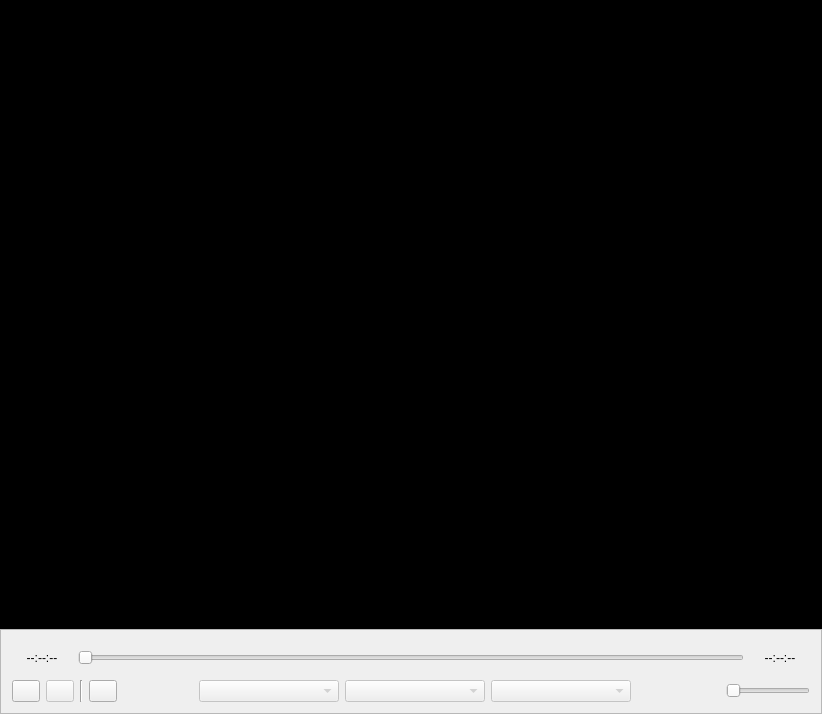
<?xml version="1.0" encoding="UTF-8"?>
<ui version="4.0">
 <class>MediaPlayerClass</class>
 <widget class="QMainWindow" name="MediaPlayerClass">
  <property name="geometry">
   <rect>
    <x>0</x>
    <y>0</y>
    <width>822</width>
    <height>714</height>
   </rect>
  </property>
  <property name="acceptDrops">
   <bool>true</bool>
  </property>
  <property name="windowTitle">
   <string>Secure Media Player</string>
  </property>
  <widget class="QWidget" name="centralWidget">
   <layout class="QVBoxLayout" name="verticalLayout_3">
    <property name="spacing">
     <number>0</number>
    </property>
    <property name="leftMargin">
     <number>0</number>
    </property>
    <property name="topMargin">
     <number>0</number>
    </property>
    <property name="rightMargin">
     <number>0</number>
    </property>
    <property name="bottomMargin">
     <number>0</number>
    </property>
    <item>
     <widget class="QFrame" name="frame_video">
      <property name="mouseTracking">
       <bool>false</bool>
      </property>
      <property name="styleSheet">
       <string notr="true">background-color: rgb(0, 0, 0);</string>
      </property>
      <property name="frameShape">
       <enum>QFrame::StyledPanel</enum>
      </property>
      <property name="frameShadow">
       <enum>QFrame::Raised</enum>
      </property>
     </widget>
    </item>
    <item>
     <widget class="QFrame" name="frame_controls">
      <property name="sizePolicy">
       <sizepolicy hsizetype="Preferred" vsizetype="Fixed">
        <horstretch>0</horstretch>
        <verstretch>0</verstretch>
       </sizepolicy>
      </property>
      <property name="maximumSize">
       <size>
        <width>16777215</width>
        <height>85</height>
       </size>
      </property>
      <property name="frameShape">
       <enum>QFrame::StyledPanel</enum>
      </property>
      <property name="frameShadow">
       <enum>QFrame::Raised</enum>
      </property>
      <layout class="QVBoxLayout" name="verticalLayout_2">
       <item>
        <layout class="QHBoxLayout" name="horizontalLayout_3">
         <item>
          <widget class="QLabel" name="label_media_time">
           <property name="minimumSize">
            <size>
             <width>60</width>
             <height>0</height>
            </size>
           </property>
           <property name="maximumSize">
            <size>
             <width>60</width>
             <height>16777215</height>
            </size>
           </property>
           <property name="text">
            <string>--:--:--</string>
           </property>
           <property name="alignment">
            <set>Qt::AlignCenter</set>
           </property>
          </widget>
         </item>
         <item>
          <widget class="QSlider" name="horizontalSlider_media_position">
           <property name="enabled">
            <bool>false</bool>
           </property>
           <property name="maximum">
            <number>100000</number>
           </property>
           <property name="pageStep">
            <number>10000</number>
           </property>
           <property name="orientation">
            <enum>Qt::Horizontal</enum>
           </property>
          </widget>
         </item>
         <item>
          <widget class="QLabel" name="label_media_time_total">
           <property name="minimumSize">
            <size>
             <width>60</width>
             <height>0</height>
            </size>
           </property>
           <property name="maximumSize">
            <size>
             <width>60</width>
             <height>16777215</height>
            </size>
           </property>
           <property name="text">
            <string>--:--:--</string>
           </property>
           <property name="alignment">
            <set>Qt::AlignCenter</set>
           </property>
          </widget>
         </item>
        </layout>
       </item>
       <item>
        <layout class="QHBoxLayout" name="horizontalLayout_4">
         <item>
          <widget class="QPushButton" name="pushButton_media_play_pause">
           <property name="sizePolicy">
            <sizepolicy hsizetype="Fixed" vsizetype="Fixed">
             <horstretch>0</horstretch>
             <verstretch>0</verstretch>
            </sizepolicy>
           </property>
           <property name="maximumSize">
            <size>
             <width>28</width>
             <height>28</height>
            </size>
           </property>
           <property name="text">
            <string/>
           </property>
           <property name="icon">
            <iconset>
             <normalon>:/MediaPlayer/Resources/play.png</normalon>
            </iconset>
           </property>
           <property name="iconSize">
            <size>
             <width>48</width>
             <height>48</height>
            </size>
           </property>
          </widget>
         </item>
         <item>
          <widget class="QPushButton" name="pushButton_media_stop">
           <property name="enabled">
            <bool>false</bool>
           </property>
           <property name="sizePolicy">
            <sizepolicy hsizetype="Fixed" vsizetype="Fixed">
             <horstretch>0</horstretch>
             <verstretch>0</verstretch>
            </sizepolicy>
           </property>
           <property name="maximumSize">
            <size>
             <width>28</width>
             <height>28</height>
            </size>
           </property>
           <property name="text">
            <string/>
           </property>
           <property name="icon">
            <iconset>
             <normalon>:/MediaPlayer/Resources/stop.png</normalon>
            </iconset>
           </property>
           <property name="iconSize">
            <size>
             <width>48</width>
             <height>48</height>
            </size>
           </property>
          </widget>
         </item>
         <item>
          <widget class="Line" name="line">
           <property name="orientation">
            <enum>Qt::Vertical</enum>
           </property>
          </widget>
         </item>
         <item>
          <widget class="QPushButton" name="pushButton_media_repeat">
           <property name="sizePolicy">
            <sizepolicy hsizetype="Fixed" vsizetype="Fixed">
             <horstretch>0</horstretch>
             <verstretch>0</verstretch>
            </sizepolicy>
           </property>
           <property name="minimumSize">
            <size>
             <width>0</width>
             <height>0</height>
            </size>
           </property>
           <property name="maximumSize">
            <size>
             <width>28</width>
             <height>28</height>
            </size>
           </property>
           <property name="text">
            <string/>
           </property>
           <property name="icon">
            <iconset>
             <normalon>:/MediaPlayer/Resources/repeat.png</normalon>
            </iconset>
           </property>
           <property name="iconSize">
            <size>
             <width>30</width>
             <height>30</height>
            </size>
           </property>
           <property name="checkable">
            <bool>true</bool>
           </property>
           <property name="checked">
            <bool>false</bool>
           </property>
          </widget>
         </item>
         <item>
          <spacer name="horizontalSpacer_3">
           <property name="orientation">
            <enum>Qt::Horizontal</enum>
           </property>
           <property name="sizeHint" stdset="0">
            <size>
             <width>40</width>
             <height>20</height>
            </size>
           </property>
          </spacer>
         </item>
         <item>
          <widget class="QComboBox" name="comboBox_video_track">
           <property name="enabled">
            <bool>false</bool>
           </property>
           <property name="sizePolicy">
            <sizepolicy hsizetype="Expanding" vsizetype="Fixed">
             <horstretch>0</horstretch>
             <verstretch>0</verstretch>
            </sizepolicy>
           </property>
           <property name="minimumSize">
            <size>
             <width>140</width>
             <height>0</height>
            </size>
           </property>
           <property name="toolTip">
            <string>Video Track</string>
           </property>
          </widget>
         </item>
         <item>
          <widget class="QComboBox" name="comboBox_audio_track">
           <property name="enabled">
            <bool>false</bool>
           </property>
           <property name="sizePolicy">
            <sizepolicy hsizetype="Expanding" vsizetype="Fixed">
             <horstretch>0</horstretch>
             <verstretch>0</verstretch>
            </sizepolicy>
           </property>
           <property name="minimumSize">
            <size>
             <width>140</width>
             <height>0</height>
            </size>
           </property>
           <property name="toolTip">
            <string>Audio Track</string>
           </property>
          </widget>
         </item>
         <item>
          <widget class="QComboBox" name="comboBox_subtitle_track">
           <property name="enabled">
            <bool>false</bool>
           </property>
           <property name="sizePolicy">
            <sizepolicy hsizetype="Expanding" vsizetype="Fixed">
             <horstretch>0</horstretch>
             <verstretch>0</verstretch>
            </sizepolicy>
           </property>
           <property name="minimumSize">
            <size>
             <width>140</width>
             <height>0</height>
            </size>
           </property>
           <property name="toolTip">
            <string>Subtitle Track</string>
           </property>
          </widget>
         </item>
         <item>
          <spacer name="horizontalSpacer_4">
           <property name="orientation">
            <enum>Qt::Horizontal</enum>
           </property>
           <property name="sizeHint" stdset="0">
            <size>
             <width>40</width>
             <height>20</height>
            </size>
           </property>
          </spacer>
         </item>
         <item>
          <widget class="QLabel" name="label_vol">
           <property name="text">
            <string/>
           </property>
           <property name="pixmap">
            <pixmap resource="MediaPlayer.qrc">:/MediaPlayer/Resources/speaker_mute.png</pixmap>
           </property>
          </widget>
         </item>
         <item>
          <widget class="QSlider" name="horizontalSlider_media_volume">
           <property name="enabled">
            <bool>false</bool>
           </property>
           <property name="sizePolicy">
            <sizepolicy hsizetype="Fixed" vsizetype="Fixed">
             <horstretch>0</horstretch>
             <verstretch>0</verstretch>
            </sizepolicy>
           </property>
           <property name="maximum">
            <number>100</number>
           </property>
           <property name="pageStep">
            <number>10</number>
           </property>
           <property name="orientation">
            <enum>Qt::Horizontal</enum>
           </property>
          </widget>
         </item>
        </layout>
       </item>
      </layout>
     </widget>
    </item>
   </layout>
  </widget>
 </widget>
 <layoutdefault spacing="6" margin="11"/>
 <resources>
  <include location="MediaPlayer.qrc"/>
 </resources>
 <connections/>
</ui>
